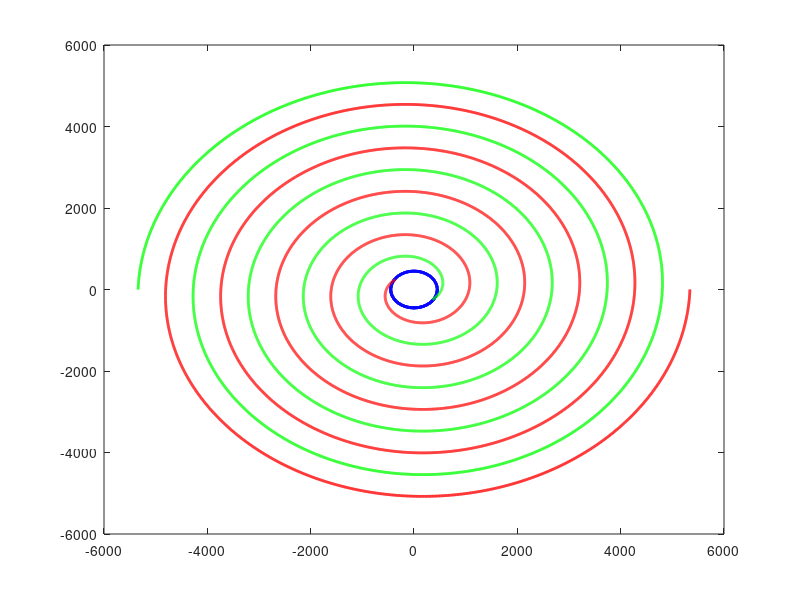

Write the MATLAB code that produced this figure. (Note: this script raises an error after producing the figure.)
clc; clear; close all;

% 设定圆的半径
radius = 450;
theta_circle = linspace(0.81*pi, 10*pi, 10000); % 生成从 0 到 2*pi 的点

% 计算圆的坐标
x_circle = radius * cos(theta_circle);
y_circle = radius * sin(theta_circle);

% 绘制圆
figure;
plot(x_circle, y_circle, 'b-', 'LineWidth', 2);
hold on;

% 设定阿基米德螺线的参数
L = 3000;
a = 0;
b = 170;
theta_spiral = linspace(0.81*pi, 10*pi, 10000); % 螺旋线旋转了4圈
r_spiral = a + b * theta_spiral;
x_spiral = r_spiral .* cos(theta_spiral);
y_spiral = r_spiral .* sin(theta_spiral);
% 绘制阿基米德螺线
plot(x_spiral, y_spiral, 'r-', 'LineWidth', 2);

% 绘制反向阿基米德螺线
x_spiral_reverse = -x_spiral;
y_spiral_reverse = -y_spiral;
plot(x_spiral_reverse, y_spiral_reverse, 'g-', 'LineWidth', 2);

% 求交点
theta_intersect_pos = radius / b;  % 交点处的theta
r_intersect_pos = a + b * theta_intersect_pos;
x_intersect_pos = r_intersect_pos * cos(theta_intersect_pos);
y_intersect_pos = r_intersect_pos * sin(theta_intersect_pos);

% 计算法向量和延长线
dx_dtheta_pos = -r_intersect_pos * sin(theta_intersect_pos) + b * cos(theta_intersect_pos);
dy_dtheta_pos = r_intersect_pos * cos(theta_intersect_pos) + b * sin(theta_intersect_pos);
normal_vector_pos = [-dy_dtheta_pos, dx_dtheta_pos]; % 垂直于切向量
normal_vector_pos = normal_vector_pos / norm(normal_vector_pos);  % 单位化法向量

% 求解法向量延长线与圆的交点
syms t;
x_line = x_intersect_pos + t * normal_vector_pos(1);
y_line = y_intersect_pos + t * normal_vector_pos(2);
eqn = (x_line)^2 + (y_line)^2 == radius^2;
sol_t = double(solve(eqn, t));
t_valid_pos = max(sol_t);

% 绘制法向量延长线上的点
x_end_pos = x_intersect_pos + t_valid_pos * normal_vector_pos(1);
y_end_pos = y_intersect_pos + t_valid_pos * normal_vector_pos(2);
t_values = linspace(0, t_valid_pos, L);
x_points = x_intersect_pos + t_values * normal_vector_pos(1);
y_points = y_intersect_pos + t_values * normal_vector_pos(2);

% 反向螺旋线法向量
x_intersect_neg = -x_intersect_pos;
y_intersect_neg = -y_intersect_pos;
normal_vector_neg = -normal_vector_pos;

% 求解反向法向量延长线与圆的交点
x_line_neg = x_intersect_neg + t * normal_vector_neg(1);
y_line_neg = y_intersect_neg + t * normal_vector_neg(2);
eqn_neg = (x_line_neg)^2 + (y_line_neg)^2 == radius^2;
sol_t_neg = double(solve(eqn_neg, t));
t_valid_neg = max(sol_t_neg);

% 绘制反向法向量延长线上的点
x_end_neg = x_intersect_neg + t_valid_neg * normal_vector_neg(1);
y_end_neg = y_intersect_neg + t_valid_neg * normal_vector_neg(2);
t_values_neg = linspace(0, t_valid_neg, L);
x_points_neg = x_intersect_neg + t_values_neg * normal_vector_neg(1);
y_points_neg = y_intersect_neg + t_values_neg * normal_vector_neg(2);

%% 计算 R1 和 R2 及其圆心位置
left_point = [x_points; y_points];
right_point = [x_points_neg; y_points_neg];
l_begin_in = left_point(:, 1);
r_begin_in = right_point(:, 1);
l_begin_end = left_point(:, end);
r_begin_end = right_point(:, end);

% R1 半径的计算
R1 = zeros(1, L);
for i = 1:L
    R1(i) = sqrt((left_point(1, i) - l_begin_in(1))^2 + (left_point(2, i) - l_begin_in(2))^2);
end

% 计算左点和右点之间的距离矩阵
S = zeros(L, L);
R2 = zeros(1, L);
for i = 1:L
    for j = 1:L
        S(i,j) = sqrt((left_point(1, i) - right_point(1, j))^2 + (left_point(2, i) - right_point(2, j))^2);
        if abs(R1(i) + R1(j) - S(i,j)) <= 1
            label(i, j) = 1;
        end
    end
end

% 找到最接近的点对
[i, j] = find(label == 1);  % 找到满足条件的点
left_point_selected = left_point(:, i);
right_point_selected = right_point(:, j);
R2 = R1(j);
R1 = R1(i);

% 计算两圆心的平均位置，并求得最小的点
sum_ave = left_point_selected + right_point_selected;
S = sum_ave.^2;
SS = sum(S,1);
[A] = find(SS == min(SS));
left_point_place = left_point_selected(:,mean(A));
right_point_place = right_point_selected(:,mean(A));

% 绘制求解得到的两个圆心和其圆
R_avg = R1(mean(A));  % 使用 R1 作为两个圆的半径

% 计算 x_intersect_pos 和 y_intersect_pos 在左圆上对应的角度
theta_pos = atan2(y_intersect_pos - left_point_place(2), x_intersect_pos - left_point_place(1));
theta_pos_deg = rad2deg(theta_pos); % 转换为角度
theta_posA = atan2(left_point_place(2),left_point_place(1));
theta_posA_deg = rad2deg(theta_posA); % 转换为角度
theta = linspace(theta_pos_deg*pi/180, 0.9*pi-theta_posA_deg*pi/180, 2000);

% 输出角度
disp(['交点在左圆上的角度为：', num2str(theta_pos_deg), ' 度']);

% 绘制以 left_point_place 为圆心的圆
x_left_circle = R_avg * cos(theta) + left_point_place(1);
y_left_circle = R_avg * sin(theta) + left_point_place(2);
plot(x_left_circle, y_left_circle, 'm-', 'LineWidth', 2);

X=(x_intersect_neg+x_intersect_pos)/2;
Y=(y_intersect_neg+y_intersect_pos)/2;

RX=2*X-x_left_circle;
RY=2*Y-y_left_circle;
RX=flip(RX);
RY=flip(RY);
plot(RX, RY, 'm-', 'LineWidth', 2);
% 设置图形参数
axis equal;
title('螺旋线、圆及计算所得圆心');
xlabel('X轴');
ylabel('Y轴');
legend('圆', '正阿基米德螺线', '反阿基米德螺线', '交点', '法向量散点', 'Left Circle', 'Right Circle');
hold off;

XR=[x_left_circle(1:1987),(x_left_circle(1989:end)+RX(1:12))/2,RX(14:end)];
YR=[y_left_circle(1:1987),(y_left_circle(1989:end)+RY(1:12))/2,RY(14:end)];

x_spiral_reverse = -x_spiral;
y_spiral_reverse = -y_spiral;
%10000 3986 10000
% ans_get_x=[flip(x_spiral),XR,x_spiral_reverse];
% ans_get_y=[flip(y_spiral),YR,y_spiral_reverse];
ans_get_x=[flip(x_spiral),XR,x_spiral_reverse];
ans_get_y=[flip(y_spiral),YR,y_spiral_reverse];
way=[ans_get_x;ans_get_y];
plot(ans_get_x,ans_get_y)
save('问题四路径','way');